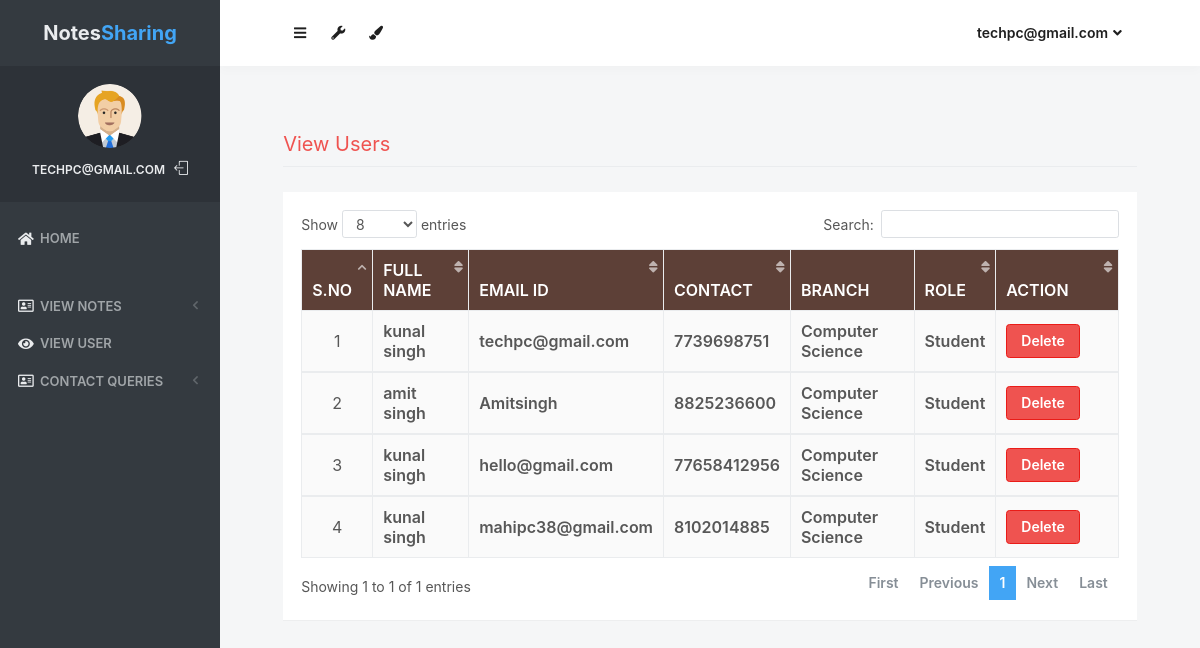
Page /view_users (signed in) on the committed database.
### notes/models.py (models this page shows, shortened)
class Signup(models.Model):
    user = models.ForeignKey(User,on_delete=models.CASCADE)
    contact = models.CharField(max_length=10)
    branch = models.CharField(max_length=30)
    role = models.CharField(max_length=15)

### notes/views.py (the view)
# urls.py: path('view_users', view_users, name='view_users'),
def view_users(request):
    if not request.user.is_authenticated:
        return redirect('login_admin')
    users = Signup.objects.all()
    d = {'users':users}
    return render(request,'view_users.html',d)

### notes/templates/view_users.html (shortened to what this page needs)
{% load static %}
<html lang="en" class="no-focus">
    <head>
        <link rel="stylesheet" href="{% static 'js/plugins/datatables/dataTables.bootstrap4.min.css' %}">
        <link rel="stylesheet" id="css-main" href="{% static 'css1/codebase.min.css' %}">
    </head>
    <body>
        <div id="page-container" class="sidebar-o sidebar-inverse side-scroll page-header-fixed main-content-narrow">
         {% include "sidebar.html" %}
            {% include "admin_nav.html" %}
            <main id="main-container">
                <div class="content">
                    <h2 class="content-heading text-danger">View Users</h2>
                    <div class="block">
                        <div class="block-content block-content-full">
                            <table class="table table-bordered table-striped table-vcenter js-dataTable-full-pagination" style="width:100%">
                                <thead class="text-white" style="background-color : #5d4037;">
                                    <tr>
                                        <th class="text-center">S.No</th>
                                        <th class="d-none d-sm-table-cell">Full Name</th>
                                        <th class="d-none d-sm-table-cell">Email ID</th>
                                        <th class="d-none d-sm-table-cell">Contact</th>
                                        <th class="d-none d-sm-table-cell">Branch</th>
                                        <th class="d-none d-sm-table-cell">Role</th>
                                        <th class="d-none d-sm-table-cell" style="width: 15%;">Action</th>
                                    </tr>
                                </thead>
                                {% for i in users %}
                                <tbody>
                                    <tr>
                                        <td class="text-center">{{forloop.counter}}</td>
                                        <td class="font-w600">{{i.user.first_name}} {{i.user.last_name}}</td>
					                    <td class="font-w600">{{i.user.username}}</td>
					                    <td class="font-w600">{{i.contact}}</td>
					                    <td class="font-w600">{{i.branch}}</td>
					                    <td class="font-w600">{{i.role}}</td>
					                    <td class="font-w600"><a href="{% url 'delete_users' i.user.id %}" class="btn btn-danger" onclick="return confirm('Are your sure to Delete ?')">Delete</a></td>
					                </tr>
                                        {% endfor %}
                                </tbody>
                            </table>
                        </div>
                    </div>
                </div>
            </main>
        </div>
 <link rel="stylesheet" href="https://use.fontawesome.com/releases/v5.6.3/css/all.css">
    </body>
</html>

### notes/templates/sidebar.html (shortened to what this page needs)
{% load static %}
   <nav id="sidebar">
                <div id="sidebar-scroll">
                    <div class="sidebar-content">
                        <div class="content-header content-header-fullrow px-15">
                            <div class="content-header-section text-center align-parent sidebar-mini-hidden">
                                <div class="content-header-item">
                                    <a class="link-effect font-w700" href="{% url 'admin_home' %}">
                                           <span class="font-size-xl text-dual-primary-dark">Notes</span><span class="font-size-xl text-primary">Sharing</span>
                                    </a>
                                </div>
                            </div>
                        </div>
                        <div class="content-side content-side-full content-side-user px-10 align-parent">
                            <div class="sidebar-mini-hidden-b text-center">
                                <a class="img-link" href="be_pages_generic_profile.html">
                                    <img class="img-avatar" src="{% static 'img/avatars/user1.png' %}" alt="">
                                </a>
                                <ul class="list-inline mt-10">
                                    <li class="list-inline-item">
                                        <a class="link-effect text-dual-primary-dark font-size-xs font-w600 text-uppercase" href="{% url 'admin_home' %}">{{ request.user.username }}</a>
                                    </li>
                                    <li class="list-inline-item">
                                        <a class="link-effect text-dual-primary-dark" href="{% url 'logout' %}">
                                            <i class="si si-logout"></i>
                                        </a>
                                    </li>
                                </ul>
                            </div>
                        </div>
                        <div class="content-side content-side-full">
                            <ul class="nav-main">
                                <li class="open">
                                    <a href="{% url 'admin_home' %}"><i class="fas fa-home"></i><span class="sidebar-mini-hide">Home</span></a>
                                </li>
                                <li class="nav-main-heading"><span class="sidebar-mini-visible">UI</span></li>
                                <li>
                                    <a class="nav-submenu" data-toggle="nav-submenu"><i class="far fa-address-card"></i>View Notes</a>
                                </li>
                                <li>
                                    <a  href="{% url 'view_users' %}"><i class="fas fa-eye"></i><span class="sidebar-mini-hide">View User</span></a>
                                </li>
                                <li>
                                    <a class="nav-submenu" data-toggle="nav-submenu"><i class="far fa-address-card"></i>Contact Queries</a>
                                </li>
                           </ul>
                        </div>
                    </div>
                </div>
            </nav>

### notes/templates/admin_nav.html (shortened to what this page needs)
{% load static %}
            <header id="page-header">
                <div class="content-header">
                    <div class="content-header-section">
                        <button type="button" class="btn btn-circle btn-dual-secondary" data-toggle="layout" data-action="sidebar_toggle">
                            <i class="fa fa-navicon"></i>
                        </button>
                        <div class="btn-group" role="group">
                            <button type="button" class="btn btn-circle btn-dual-secondary" id="page-header-options-dropdown" data-toggle="dropdown" aria-haspopup="true" aria-expanded="false">
                                <i class="fa fa-wrench"></i>
                            </button>
                        </div>
                        <div class="btn-group" role="group">
                            <button type="button" class="btn btn-circle btn-dual-secondary" id="page-header-themes-dropdown" data-toggle="dropdown" aria-haspopup="true" aria-expanded="false">
                                <i class="fa fa-paint-brush"></i>
                            </button>
                        </div>
                    </div>
                    <div class="content-header-section">
                        <div class="btn-group" role="group">
                            <button type="button" class="btn btn-rounded btn-dual-secondary" id="page-header-user-dropdown" data-toggle="dropdown" aria-haspopup="true" aria-expanded="false">
                                {{ request.user.username}}<i class="fa fa-angle-down ml-5"></i>
                            </button>
                        </div>
                    </div>
                </div>
            </header>

### rows in the picture
Signup: user.first_name "kunal", user.last_name "singh", user.username "techpc@gmail.com", contact "7739698751", branch "Computer Science", role "Student"
Signup: user.first_name "amit", user.last_name "singh", user.username "Amitsingh", contact "8825236600", branch "Computer Science", role "Student"
Signup: user.first_name "kunal", user.last_name "singh", user.username "hello@gmail.com", contact "77658412956", branch "Computer Science", role "Student"
Signup: user.first_name "kunal", user.last_name "singh", user.username "mahipc38@gmail.com", contact "8102014885", branch "Computer Science", role "Student"

### other values in the picture
{{ request.user.username }} "TECHPC@GMAIL.COM"
{{ request.user.username }} "techpc@gmail.com"
